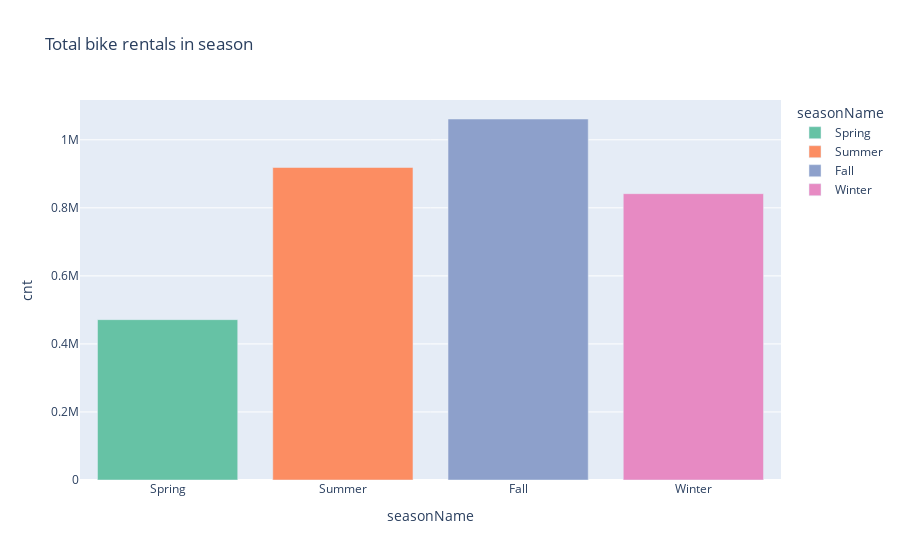

Notebook code cell kept with this figure:
### Markdown cell above
## Few visualization to understand data more accurately. Using plotly for some interative plots

### Code cell
# we check season wise bike Usage

import plotly.express as px

season_order = ["Spring", "Summer", "Fall", "Winter"]

fig = px.bar(hour_data_update.groupby("seasonName")["cnt"].sum().reindex(season_order).reset_index(), 
             x="seasonName", y="cnt", title = "Total bike rentals in season", 
             color = "seasonName",color_discrete_sequence = px.colors.qualitative.Set2)

fig.show()

### Figure 1 — Plotly figure (JSON) as saved in the notebook; plotly's stock layout.template omitted (floating-point values rounded to 4 significant figures)
{"data": [{"alignmentgroup": "True", "hovertemplate": "seasonName=%{x}<br>cnt=%{y}<extra></extra>", "legendgroup": "Spring", "marker": {"color": "rgb(102,194,165)", "pattern": {"shape": ""}}, "name": "Spring", "offsetgroup": "Spring", "orientation": "v", "showlegend": true, "textposition": "auto", "type": "bar", "x": ["Spring"], "xaxis": "x", "y": [471348], "yaxis": "y"}, {"alignmentgroup": "True", "hovertemplate": "seasonName=%{x}<br>cnt=%{y}<extra></extra>", "legendgroup": "Summer", "marker": {"color": "rgb(252,141,98)", "pattern": {"shape": ""}}, "name": "Summer", "offsetgroup": "Summer", "orientation": "v", "showlegend": true, "textposition": "auto", "type": "bar", "x": ["Summer"], "xaxis": "x", "y": [918589], "yaxis": "y"}, {"alignmentgroup": "True", "hovertemplate": "seasonName=%{x}<br>cnt=%{y}<extra></extra>", "legendgroup": "Fall", "marker": {"color": "rgb(141,160,203)", "pattern": {"shape": ""}}, "name": "Fall", "offsetgroup": "Fall", "orientation": "v", "showlegend": true, "textposition": "auto", "type": "bar", "x": ["Fall"], "xaxis": "x", "y": [1061129], "yaxis": "y"}, {"alignmentgroup": "True", "hovertemplate": "seasonName=%{x}<br>cnt=%{y}<extra></extra>", "legendgroup": "Winter", "marker": {"color": "rgb(231,138,195)", "pattern": {"shape": ""}}, "name": "Winter", "offsetgroup": "Winter", "orientation": "v", "showlegend": true, "textposition": "auto", "type": "bar", "x": ["Winter"], "xaxis": "x", "y": [841613], "yaxis": "y"}], "layout": {"barmode": "relative", "legend": {"title": {"text": "seasonName"}, "tracegroupgap": 0}, "title": {"text": "Total bike rentals in season"}, "xaxis": {"anchor": "y", "categoryarray": ["Spring", "Summer", "Fall", "Winter"], "categoryorder": "array", "domain": [0, 1], "title": {"text": "seasonName"}}, "yaxis": {"anchor": "x", "domain": [0, 1], "title": {"text": "cnt"}}}}
